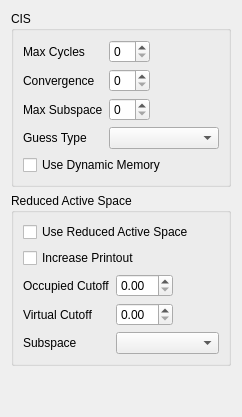
          <widget class="QWidget" name="AdvancedCIS">
           <layout class="QVBoxLayout" name="verticalLayout_11">
            <item>
             <widget class="QGroupBox" name="groupBox_2">
              <property name="title">
               <string>CIS</string>
              </property>
              <layout class="QVBoxLayout" name="verticalLayout_9">
               <item>
                <layout class="QGridLayout">
                 <item row="1" column="1">
                  <widget class="QSpinBox" name="cis_convergence"/>
                 </item>
                 <item row="2" column="1">
                  <widget class="QSpinBox" name="max_cis_subspace"/>
                 </item>
                 <item row="0" column="0">
                  <widget class="QLabel" name="label_166">
                   <property name="text">
                    <string>Max Cycles</string>
                   </property>
                  </widget>
                 </item>
                 <item row="2" column="0">
                  <widget class="QLabel" name="label_22">
                   <property name="text">
                    <string>Max Subspace</string>
                   </property>
                  </widget>
                 </item>
                 <item row="0" column="1">
                  <widget class="QSpinBox" name="cis_max_cycles"/>
                 </item>
                 <item row="0" column="2">
                  <spacer>
                   <property name="orientation">
                    <enum>Qt::Horizontal</enum>
                   </property>
                   <property name="sizeHint" stdset="0">
                    <size>
                     <width>10</width>
                     <height>20</height>
                    </size>
                   </property>
                  </spacer>
                 </item>
                 <item row="1" column="0">
                  <widget class="QLabel" name="label_66">
                   <property name="text">
                    <string>Convergence</string>
                   </property>
                  </widget>
                 </item>
                 <item row="3" column="0">
                  <widget class="QLabel" name="label_90">
                   <property name="text">
                    <string>Guess Type</string>
                   </property>
                  </widget>
                 </item>
                 <item row="3" column="1" colspan="2">
                  <widget class="QComboBox" name="qui_cis_guess"/>
                 </item>
                </layout>
               </item>
               <item>
                <widget class="QCheckBox" name="cis_dynamic_mem">
                 <property name="text">
                  <string>Use Dynamic Memory</string>
                 </property>
                </widget>
               </item>
              </layout>
             </widget>
            </item>
            <item>
             <widget class="QGroupBox" name="groupBox_10">
              <property name="title">
               <string>Reduced Active Space</string>
              </property>
              <layout class="QVBoxLayout" name="verticalLayout_14">
               <item>
                <layout class="QGridLayout" name="gridLayout_22">
                 <item row="3" column="0">
                  <widget class="QLabel" name="label_cis_ras_cutoff_virtual">
                   <property name="text">
                    <string>Virtual Cutoff</string>
                   </property>
                  </widget>
                 </item>
                 <item row="2" column="0">
                  <widget class="QLabel" name="label_cis_ras_cutoff_occupied">
                   <property name="text">
                    <string>Occupied Cutoff</string>
                   </property>
                  </widget>
                 </item>
                 <item row="2" column="1">
                  <widget class="QDoubleSpinBox" name="cis_ras_cutoff_occupied"/>
                 </item>
                 <item row="4" column="0">
                  <widget class="QLabel" name="label_cis_ras_type">
                   <property name="text">
                    <string>Subspace</string>
                   </property>
                  </widget>
                 </item>
                 <item row="3" column="1">
                  <widget class="QDoubleSpinBox" name="cis_ras_cutoff_virtual"/>
                 </item>
                 <item row="2" column="2">
                  <spacer name="horizontalSpacer_11">
                   <property name="orientation">
                    <enum>Qt::Horizontal</enum>
                   </property>
                   <property name="sizeHint" stdset="0">
                    <size>
                     <width>40</width>
                     <height>20</height>
                    </size>
                   </property>
                  </spacer>
                 </item>
                 <item row="0" column="0" colspan="3">
                  <widget class="QCheckBox" name="cis_ras">
                   <property name="text">
                    <string>Use Reduced Active Space</string>
                   </property>
                  </widget>
                 </item>
                 <item row="1" column="0" colspan="3">
                  <widget class="QCheckBox" name="cis_ras_print">
                   <property name="text">
                    <string>Increase Printout</string>
                   </property>
                  </widget>
                 </item>
                 <item row="4" column="1" colspan="2">
                  <widget class="QComboBox" name="cis_ras_type"/>
                 </item>
                </layout>
               </item>
              </layout>
             </widget>
            </item>
            <item>
             <spacer>
              <property name="orientation">
               <enum>Qt::Vertical</enum>
              </property>
              <property name="sizeHint" stdset="0">
               <size>
                <width>20</width>
                <height>40</height>
               </size>
              </property>
             </spacer>
            </item>
           </layout>
          </widget>
